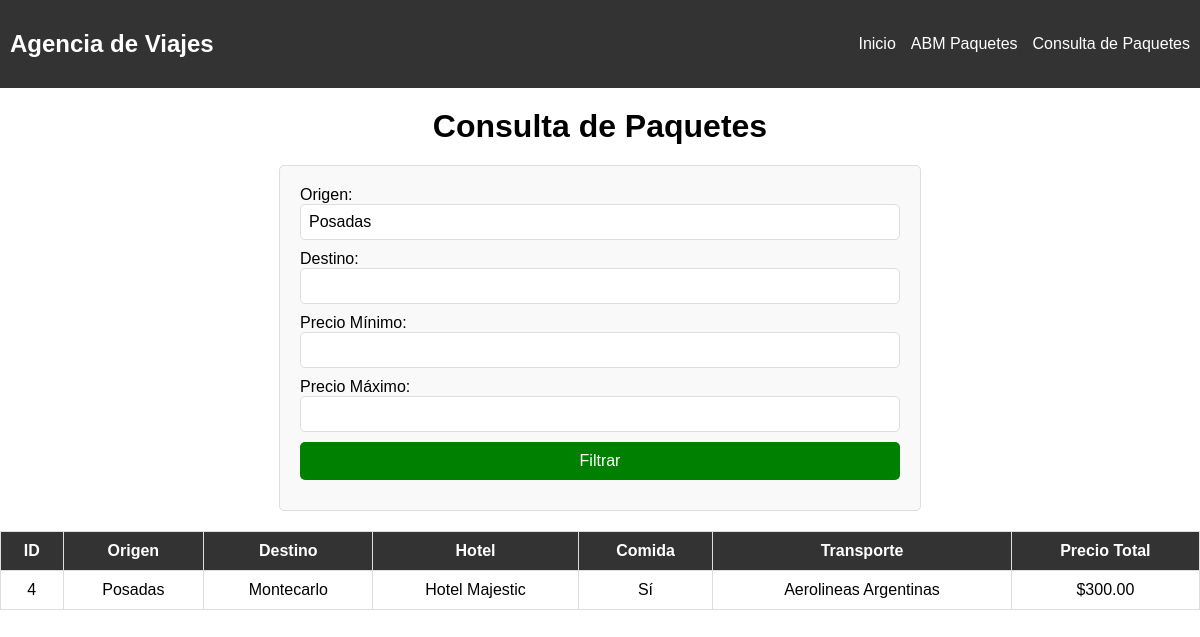
The page /php/consulta_paquetes.php?origen=Posadas on the database its author committed.
### tables this page shows
CREATE TABLE `paquete` (
  `id_paquete` int(11) NOT NULL,
  `id_viaje` int(11) NOT NULL,
  `id_hotel` int(11) NOT NULL,
  `id_comida` int(11) NOT NULL,
  `id_transporte` int(11) NOT NULL,
  `precio_total` decimal(5,2) NOT NULL
);

CREATE TABLE `viaje` (
  `id_viaje` int(11) NOT NULL,
  `destino` varchar(50) NOT NULL,
  `origen` varchar(50) NOT NULL,
  `fechasalida` date NOT NULL,
  `fechallegada` date NOT NULL,
  `precio` decimal(5,2) NOT NULL,
  `numplazas` int(11) NOT NULL
);

CREATE TABLE `hotel` (
  `id_hotel` int(11) NOT NULL,
  `nombre` varchar(50) NOT NULL,
  `categoria` enum('1 estrella','2 estrellas','3 estrellas','4 estrellas','5 estrellas') NOT NULL,
  `numhabfam` int(11) NOT NULL,
  `numhabsec` int(11) NOT NULL,
  `numhabdobl` int(11) NOT NULL
);

CREATE TABLE `transporte` (
  `id_transporte` int(11) NOT NULL,
  `compania` varchar(100) NOT NULL,
  `tipotransp` enum('Aéreo','Terrestre','Marítimo') NOT NULL,
  `origen` varchar(50) NOT NULL,
  `destino` varchar(50) NOT NULL,
  `horasalida` time NOT NULL,
  `horallegada` time NOT NULL,
  `fechasalida` date NOT NULL,
  `fechallegada` date NOT NULL
);

### php/consulta_paquetes.php (the view, shortened to what this page needs)
<?php
$host = "localhost";
$usuario = "root";
$password = "";
$base_datos = "agencia_viajes";
$conn = new mysqli($host, $usuario, $password, $base_datos);
$filtro_origen = $_GET['origen'] ?? '';
$filtro_destino = $_GET['destino'] ?? '';
$filtro_precio_min = $_GET['precio_min'] ?? '';
$filtro_precio_max = $_GET['precio_max'] ?? '';
$query = "SELECT p.id_paquete, v.origen, v.destino, h.nombre AS hotel, c.todo_incluido,
                 t.compania, p.precio_total
          FROM paquete p
          JOIN viaje v ON p.id_viaje = v.id_viaje
          JOIN hotel h ON p.id_hotel = h.id_hotel
          JOIN comida c ON p.id_comida = c.id_comida
          JOIN transporte t ON p.id_transporte = t.id_transporte
          WHERE 1 = 1";
if (!empty($filtro_origen)) {
    $query .= " AND v.origen LIKE '%$filtro_origen%'";
}
$paquetes = $conn->query($query);
?>
<link rel="stylesheet" href="../css/styles.css">
    <header>
        <h2>Agencia de Viajes</h2>
        <ul>
            <li><a href="../index.php">Inicio</a></li>
            <li><a href="abm_paquetes.php">ABM Paquetes</a></li>
            <li><a href="consulta_paquetes.php">Consulta de Paquetes</a></li>
        </ul>
    </header>
    <h1>Consulta de Paquetes</h1>
    <form method="get" action="consulta_paquetes.php">
        <label for="origen">Origen:</label>
        <input type="text" name="origen" value="<?= htmlspecialchars($filtro_origen) ?>">
        <label for="destino">Destino:</label>
        <input type="text" name="destino" value="<?= htmlspecialchars($filtro_destino) ?>">
        <label for="precio_min">Precio Mínimo:</label>
        <input type="number" name="precio_min" value="<?= htmlspecialchars($filtro_precio_min) ?>">
        <label for="precio_max">Precio Máximo:</label>
        <input type="number" name="precio_max" value="<?= htmlspecialchars($filtro_precio_max) ?>">
        <button type="submit">Filtrar</button>
    </form>
    <table>
        <thead>
            <tr>
                <th>ID</th>
                <th>Origen</th>
                <th>Destino</th>
                <th>Hotel</th>
                <th>Comida</th>
                <th>Transporte</th>
                <th>Precio Total</th>
            </tr>
        </thead>
        <tbody>
            <?php if ($paquetes->num_rows > 0): ?>
                <?php while ($row = $paquetes->fetch_assoc()): ?>
                    <tr>
                        <td><?= $row['id_paquete'] ?></td>
                        <td><?= $row['origen'] ?></td>
                        <td><?= $row['destino'] ?></td>
                        <td><?= $row['hotel'] ?></td>
                        <td><?= $row['todo_incluido'] ? 'Sí' : 'No' ?></td>
                        <td><?= $row['compania'] ?></td>
                        <td>$<?= $row['precio_total'] ?></td>
                    </tr>
                <?php endwhile; ?>
            <?php else: ?>
                <tr>
                    <td colspan="7">No se encontraron resultados</td>
                </tr>
            <?php endif; ?>
        </tbody>
    </table>
</body>
</html>

### css/styles.css (style rules this page uses)
header { background-color: #333; padding: 10px; color: white; display: flex; justify-content: space-between; align-items: center; }
header ul { list-style: none; display: flex; gap: 15px; margin: 0; }
header li { display: inline; }
header a { color: white; text-decoration: none; }
h1 { text-align: center; margin: 20px 0; }
table { width: 100%; border-collapse: collapse; margin: 20px auto; }
th, td { padding: 10px; text-align: center; border: 1px solid #ddd; }
th { background-color: #333; color: white; }
form { width: 50%; margin: 20px auto; padding: 20px; border: 1px solid #ddd; border-radius: 5px; background-color: #f9f9f9; }
label { font-size: 16px; margin-bottom: 5px; }
input, select, button { font-size: 16px; display: block; width: 100%; margin-bottom: 10px; padding: 8px; border: 1px solid #ddd; border-radius: 5px; }
button { padding: 10px; background-color: green; color: white; border: none; border-radius: 5px; cursor: pointer; }

### rows shown on the page
paquete: id_paquete "4", id_viaje.origen "Posadas", id_viaje.destino "Montecarlo", id_hotel.nombre "Hotel Majestic", id_transporte.compania "Aerolineas Argentinas", precio_total "300.00"
